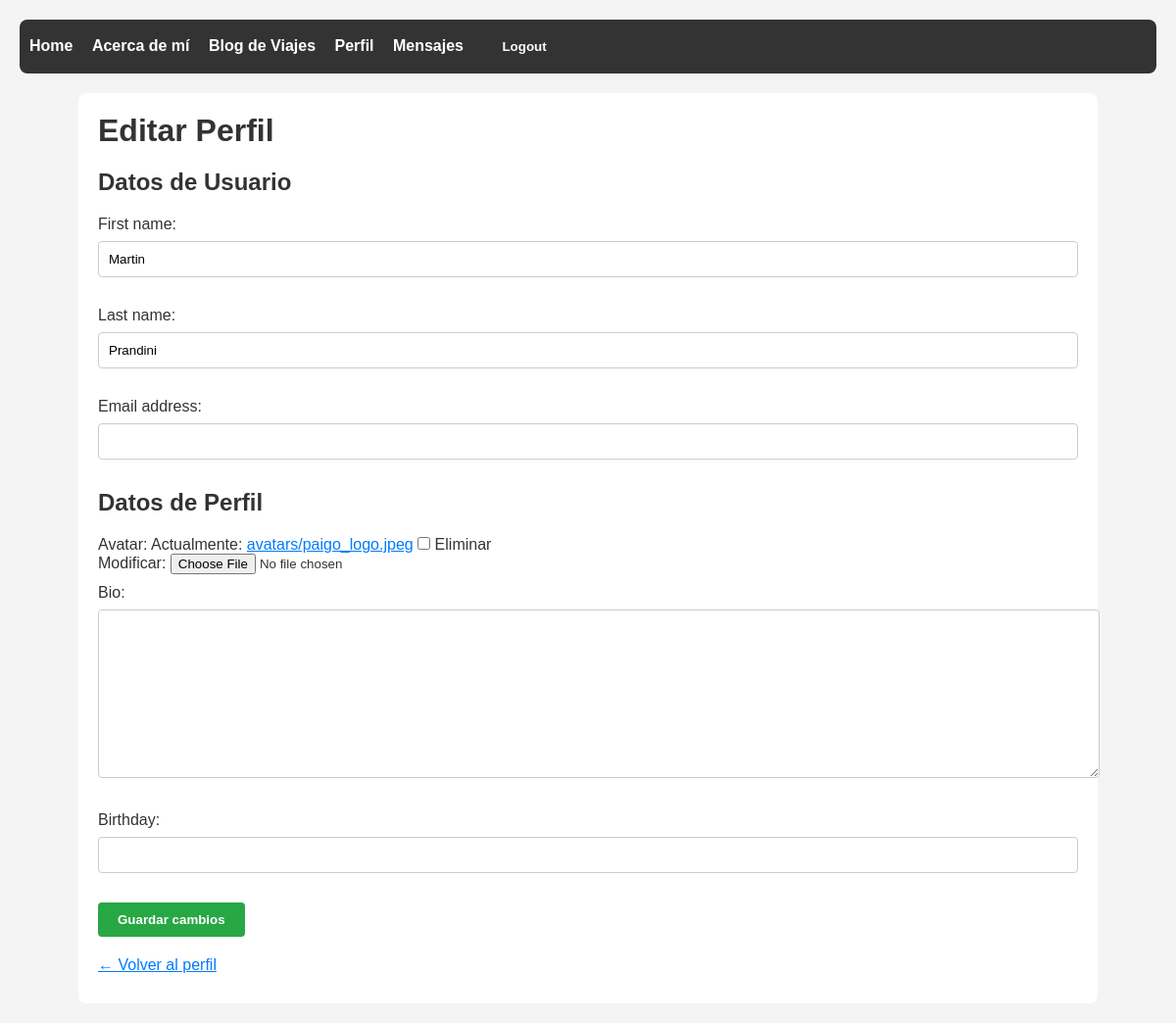
/accounts/profile/edit/ (signed in), run on an earlier commit of the app's database.
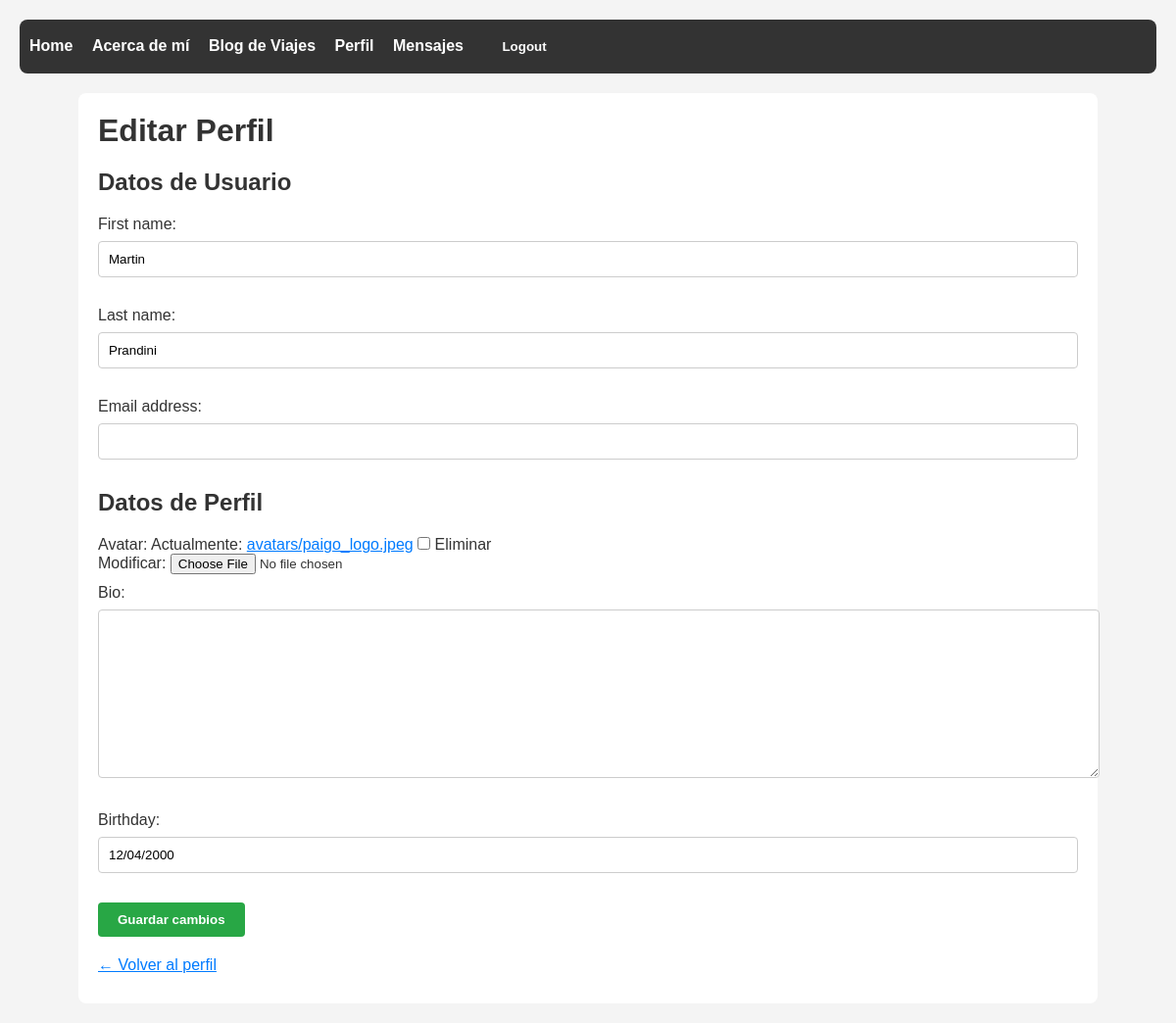
And on a later commit of the database.
### accounts/models.py (models this page shows, shortened)
class Profile(models.Model):
    user = models.OneToOneField(User, on_delete=models.CASCADE)
    avatar = models.ImageField(upload_to='avatars/', blank=True, null=True)
    bio = models.TextField(blank=True)
    birthday = models.DateField(blank=True, null=True)

### accounts/views.py (the view, shortened to what this page needs)
# urls.py: path('profile/edit/', views.edit_profile, name='edit_profile'),
@login_required
def edit_profile(request):
    if not hasattr(request.user, 'profile'):
        Profile.objects.create(user=request.user)
    user_form = UserForm(instance=request.user)
    profile_form = ProfileForm(instance=request.user.profile)
    return render(request, 'accounts/edit_profile.html', {
        'user_form': user_form,
        'profile_form': profile_form
    })

### accounts/forms.py
class UserForm(forms.ModelForm):
    class Meta:
        model = User
        fields = ['first_name', 'last_name', 'email']

class ProfileForm(forms.ModelForm):
    class Meta:
        model = Profile
        fields = ['avatar', 'bio', 'birthday']

### accounts/templates/accounts/edit_profile.html (shortened to what this page needs)
{% extends 'base.html' %}
{% block content %}
<h1>Editar Perfil</h1>
<form method="post" enctype="multipart/form-data">
    <h2>Datos de Usuario</h2>
    {{ user_form.as_p }}
    <h2>Datos de Perfil</h2>
    {{ profile_form.as_p }}
    <button type="submit">Guardar cambios</button>
</form>
<p><a href="{% url 'accounts:profile' %}">← Volver al perfil</a></p>
{% endblock %}

What changed in the data, as far as the page shows it:
changed Profile: birthday (not shown) → "12/04/2000"
